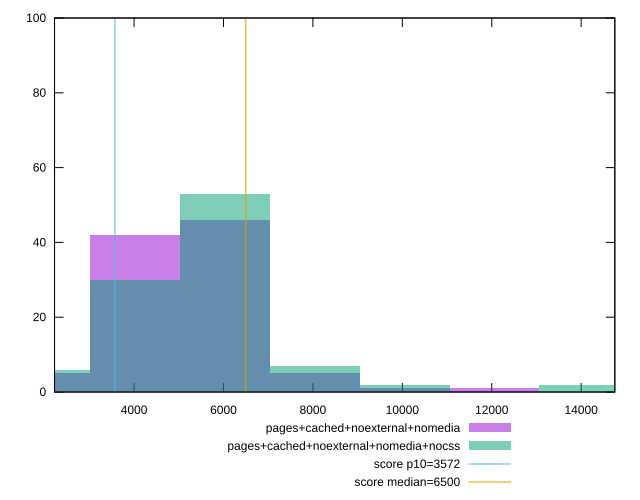

The gnuplot source for this figure:
reset

$pagesCachedNoexternalNomedia <<EOF
6031.450641288551 46
4020.9670941923678 42
8041.9341883847355 5
10052.41773548092 1
2010.4835470961839 5
12062.901282577102 1
EOF

$pagesCachedNoexternalNomediaNocss <<EOF
6031.450641288551 53
4020.9670941923678 30
2010.4835470961839 6
8041.9341883847355 7
14073.384829673287 2
10052.41773548092 2
EOF

set key outside below
set boxwidth 2010.4835470961839
set xrange [2221.2619999999997:14752.912999999999]
set yrange [0:100]
set trange [0:100]
set style fill transparent solid 0.5 noborder

set parametric
set terminal svg size 640, 500 enhanced background rgb 'white'
set output "reprap/first-cpu-idle/comparison/histogram/3_vs_4.svg"

plot $pagesCachedNoexternalNomedia title "pages+cached+noexternal+nomedia" with boxes, \
     $pagesCachedNoexternalNomediaNocss title "pages+cached+noexternal+nomedia+nocss" with boxes, \
     3572,t title "score p10=3572", \
     6500,t title "score median=6500"

reset
